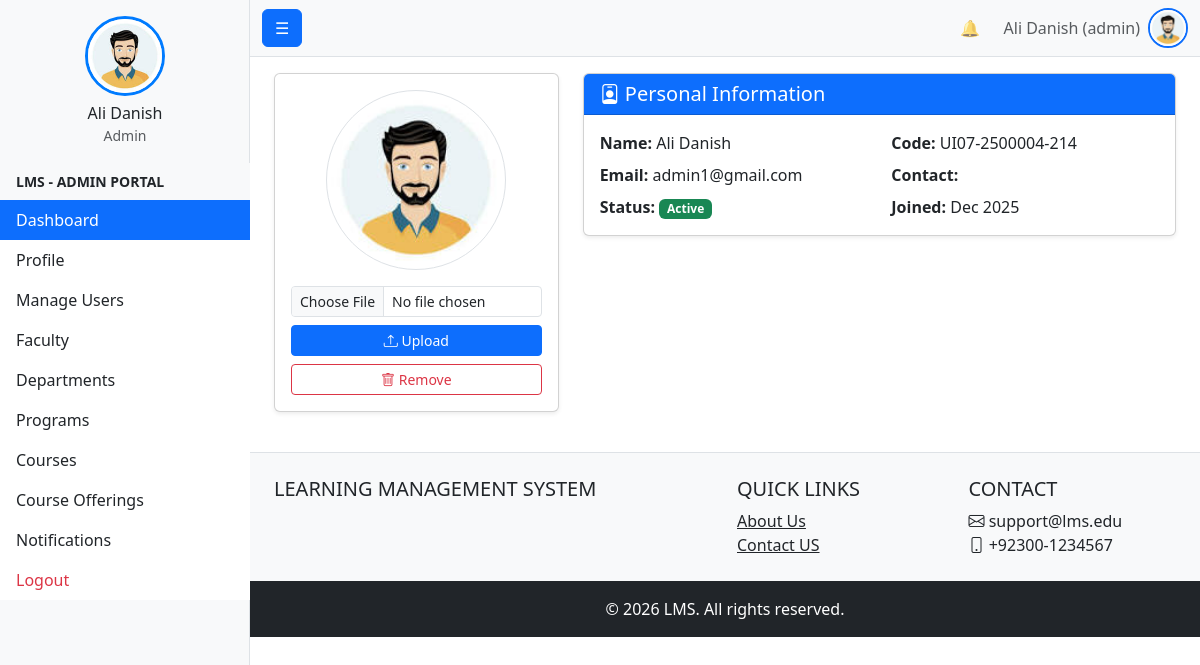
The app's page /public/profile.php (signed in) with its own data.
### tables this page shows
CREATE TABLE `users` (
  `id` int(11) NOT NULL,
  `first_name` varchar(100) NOT NULL,
  `last_name` varchar(100) NOT NULL,
  `full_name` varchar(201) GENERATED ALWAYS AS (concat(`first_name`,' ',`last_name`)) STORED,
  `email` varchar(255) DEFAULT NULL,
  `contact_number` varchar(20) DEFAULT NULL,
  `profile_image` varchar(255) DEFAULT NULL COMMENT 'Stores profile image filename (stored in /public/uploads/profiles/)',
  `campus_id` int(11) DEFAULT NULL,
  `gender` enum('male','female','other') DEFAULT NULL,
  `cnic` varchar(15) DEFAULT NULL,
  `date_of_birth` date DEFAULT NULL,
  `address` text DEFAULT NULL,
  `password_hash` varchar(255) NOT NULL,
  `user_code` varchar(255) NOT NULL,
  `status` enum('active','inactive','suspended') NOT NULL DEFAULT 'active',
  `is_deleted` tinyint(1) NOT NULL DEFAULT 0,
  `created_at` timestamp NOT NULL DEFAULT current_timestamp(),
  `updated_at` timestamp NOT NULL DEFAULT current_timestamp() ON UPDATE current_timestamp(),
  `last_login_at` datetime DEFAULT NULL
);

CREATE TABLE `roles` (
  `role_id` int(11) NOT NULL,
  `role_name` enum('student','faculty','admin','student_affairs','examination','admission','accounts') NOT NULL
);

### config.php (called while the page is built, shortened)
<?php
function url(string $path = ''): string {
    return rtrim(BASE_URL, '/') . '/' . ltrim($path, '/');
}

### public/profile.php (the view, shortened to what this page needs)
<?php
require_once $_SERVER['DOCUMENT_ROOT'] . '/project1/bootstrap.php';
$user_id = $_SESSION['user_id'];
$role = $_SESSION['role'] ?? 'guest';
$upload_dir = __DIR__ . '/uploads/profiles/';
if ($role === 'student') {
    $stmt = $conn->prepare("
        SELECT u.*, s.student_number, s.current_semester, s.academic_standing,
               s.completed_credit_hrs, s.remaining_credit_hrs, p.program_name, d.department_name
        FROM users u
        JOIN student s ON u.id = s.student_id
        JOIN program p ON s.program_id = p.program_id
        JOIN department d ON p.department_id = d.department_id
        WHERE u.id = ?
    ");
} else {
    $stmt = $conn->prepare("SELECT * FROM users WHERE id = ?");
}
$stmt->bind_param("i", $user_id);
$stmt->execute();
$user = $stmt->get_result()->fetch_assoc();
$image_url = (!empty($_SESSION['profile_image']) && file_exists($upload_dir . $_SESSION['profile_image']))
    ? 'uploads/profiles/' . $_SESSION['profile_image']
    : 'male_avatar.jpeg';
?>
<div class="row">
    <div class="col-md-4">
        <div class="card shadow-sm mb-3">
            <div class="card-body text-center">
                <img src="<?= $image_url ?>" class="img-thumbnail rounded-circle mb-3"
                     style="width:180px;height:180px;object-fit:cover;">
                <form method="POST" enctype="multipart/form-data" class="mb-2">
                    <input type="file" name="profile_image" class="form-control form-control-sm mb-2" accept="image/*" required>
                    <button class="btn btn-primary btn-sm w-100"><i class="bi bi-upload"></i> Upload</button>
                </form>
                <?php if ($user['profile_image']): ?>
                <form method="POST">
                    <button name="delete_image" class="btn btn-outline-danger btn-sm w-100">
                        <i class="bi bi-trash"></i> Remove
                    </button>
                </form>
                <?php endif; ?>
            </div>
        </div>
    </div>
    <div class="col-md-8">
        <div class="card shadow-sm mb-3">
            <div class="card-header bg-primary text-white">
                <h5 class="mb-0"><i class="bi bi-person-badge"></i> Personal Information</h5>
            </div>
            <div class="card-body">
                <div class="row mb-2">
                    <div class="col-6"><strong>Name:</strong> <?= htmlspecialchars($user['full_name']) ?></div>
                    <div class="col-6"><strong>Code:</strong> <?= htmlspecialchars($user['user_code']) ?></div>
                </div>
                <div class="row mb-2">
                    <div class="col-6"><strong>Email:</strong> <?= htmlspecialchars($user['email']) ?></div>
                    <div class="col-6"><strong>Contact:</strong> <?= htmlspecialchars($user['contact_number'] ?? 'N/A') ?></div>
                </div>
                <div class="row">
                    <div class="col-6"><strong>Status:</strong>
                        <span class="badge bg-<?= $user['status'] === 'active' ? 'success' : 'warning' ?>">
                            <?= ucfirst($user['status']) ?>
                        </span>
                    </div>
                    <div class="col-6"><strong>Joined:</strong> <?= date('M Y', strtotime($user['created_at'])) ?></div>
                </div>
            </div>
        </div>
    </div>
</div>
<?php
require_once '../templates/layout/master_base.php';
?>

### templates/layout/navbar.php (shortened to what this page needs)
<?php
require_once $_SERVER['DOCUMENT_ROOT'].'/project1/bootstrap.php';
$name = 'Guest';
$role = 'guest';
$profile_image_url = url('public/male_avatar.jpeg');
if (isset($_SESSION['user_id'])) {
    $user_id = $_SESSION['user_id'];
    $stmt = $conn->prepare("
        SELECT u.full_name, r.role_name
        FROM users u
        LEFT JOIN user_roles ur ON u.id = ur.user_id
        LEFT JOIN roles r ON ur.role_id = r.role_id
        WHERE u.id = ?
        LIMIT 1
    ");
    $stmt->bind_param('i', $user_id);
    $stmt->execute();
    $result = $stmt->get_result();
    if ($row = $result->fetch_assoc()) {
        $name = $row['full_name'];
        $role = $row['role_name'] ?? 'guest';
    }
} else {
    $unread_count = 0;
    $notifications = [];
}
?>
<nav class="navbar navbar-expand-lg navbar-light bg-light border-bottom">
    <div class="container-fluid">
        <button class="btn btn-primary " id="sidebarToggle">☰</button>
        <div class="collapse navbar-collapse" id="navbarNav">
            <ul class="navbar-nav ms-auto align-items-center">
                <li class="nav-item dropdown me-3">
                    <a class="nav-link position-relative" href="#" id="notificationDropdown" role="button"
                       data-bs-toggle="dropdown" aria-expanded="false" title="Notifications">
                        🔔
                    </a>
                </li>
                <li class="nav-item me-2">
                    <span class="text-muted"><?= htmlspecialchars($name) ?> (<?= htmlspecialchars($role) ?>)</span>
                </li>
                <li class="nav-item dropdown">
                    <a class="nav-link p-0" href="#" id="userDropdown" role="button" data-bs-toggle="dropdown" aria-expanded="false" title="Profile Menu">
                        <img src="<?= $profile_image_url ?>" alt="Profile" class="rounded-circle border border-2 border-primary" style="width: 40px; height: 40px; object-fit: cover; cursor: pointer;">
                    </a>
                </li>
            </ul>
        </div>
    </div>
</nav>

### records on screen
users: full_name "Ali Danish", roles.role_name "admin", user_code "UI07-2500004-214", email "admin1@gmail.com", status "Active", created_at "Dec 2025"

### other values on screen
$name "Ali Danish"
$role "Admin"
$role "ADMIN"
$label "Dashboard"
$label "Profile"
$label "Manage Users"
$label "Faculty"
$label "Departments"
$label "Programs"
$label "Courses"
$label "Course Offerings"
$label "Notifications"
